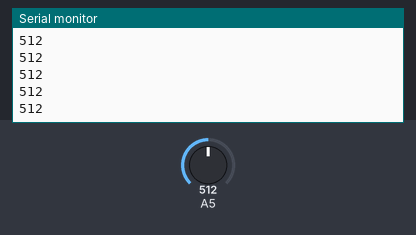
This sketch was run on a simulated Arduino Uno, built with avr-gcc and run on an emulated ATmega328P. Shown: the last lines printed to the serial monitor. The test bench sets the inputs (shaded band); at power-on: A5 = 512.

Above: at 1.2 s.
1.3 s: A5 set to 716
At 1.56 s:
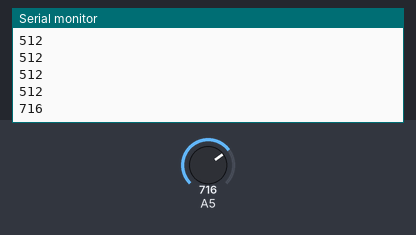
2.8 s: A5 set to 900
At 2.96 s:
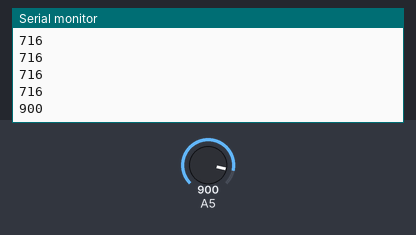
Timing chart, 0 to 5.8 s (numbered marks = the images above; inputs shaded):
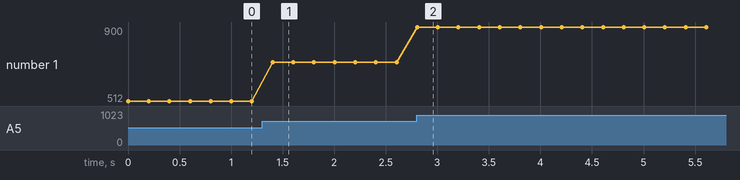

Measured:
- after the input at 1.3 s, the serial monitor: prints a new line after 0.10 s (image 1)
- after the input at 2.8 s, the serial monitor: prints a new line at once (image 2)
- plotted number 1: 512 → 716 after the input at 1.3 s, 716 → 900 after the input at 2.8 s

The sketch:

workign_with_pots.ino
```cpp
//pin 5 is set to analog read below


void setup()
{
   Serial.begin(9600);
}
void loop()
{
   Serial.println(analogRead(5));//prints out the analog reading input on A5
   delay(200);//delay
}


//refernence valuses for brightness

//strip.setPixelColor(i, (0, 63, 0));  //1/4 bright green
//strip.setPixelColor(i, (255, 0, 0));  //full-bright red
//strip.setPixelColor(i, (0, 255, 255)); //full-bright cyan
//strip.setPixelColor(i, (127, 127, 0)); //half-bright yellow
//strip.setPixelColor(i, (255, 192, 255)); //orange
//strip.setPixelColor(i, (63, 63, 63)); //1/4-bright white

//more specific control of brightness
//void loop()
//{
//   strip.setBrightness(255);
//   strip.setPixelColor(n, 255,0,100);
//   strip.show();
//   delay(1000);
//   strip.setBrightness(50);
//   strip.show();
//   delay(1000);
//}
```
